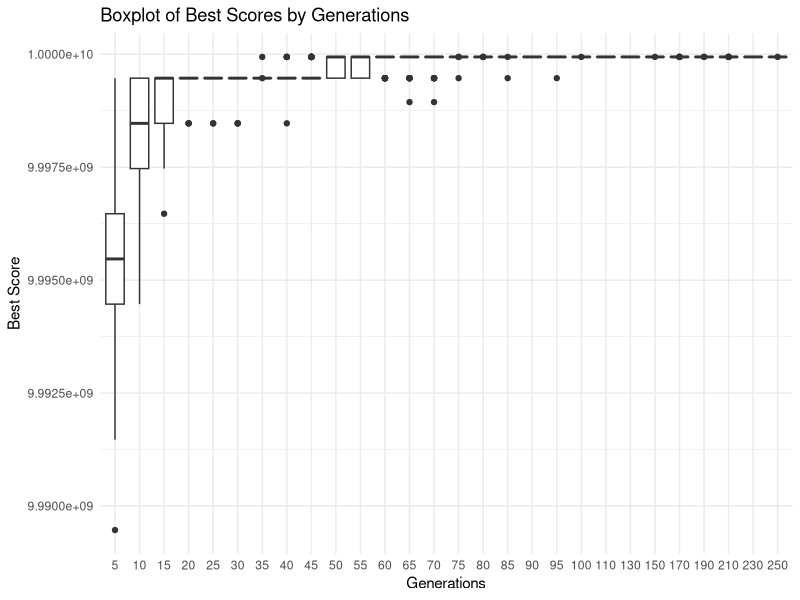
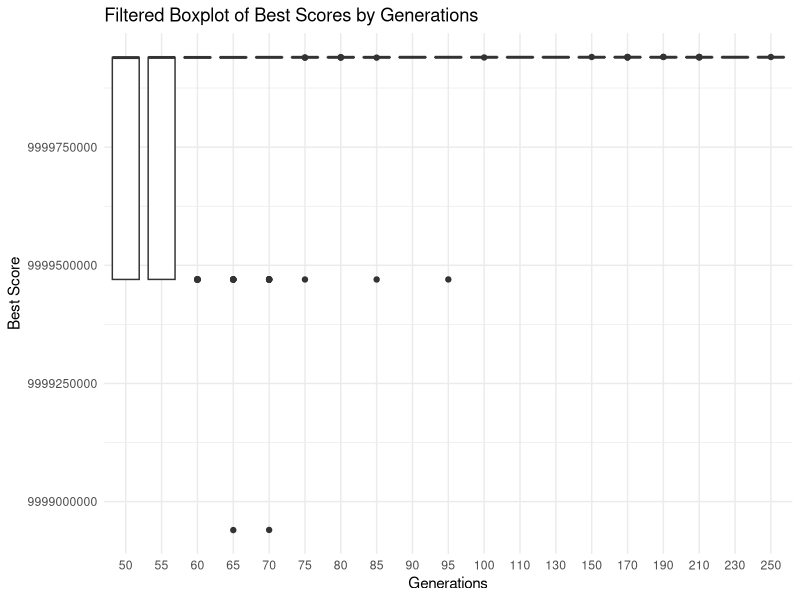
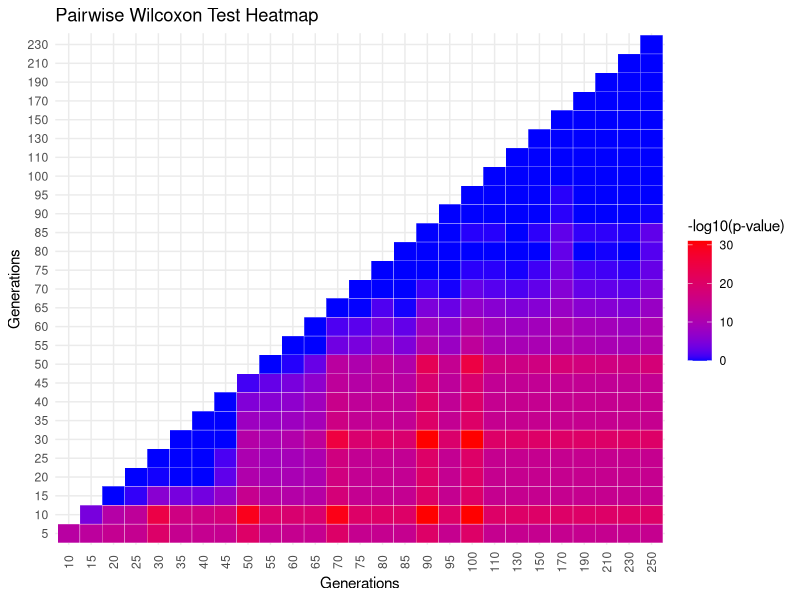

R code for these plots, in order:
## ---- chunk 1
library(ggplot2)
library(reshape2)

data <- read.csv("knapsack_results_250base_inc20.csv")
filtered_data <- subset(data,!(generations %in% c(5,10,15,20,25,30,35,40,45)))

# boxplot
ggplot(data, aes(x = as.factor(generations), y = best_score)) +
  geom_boxplot() +
  labs(title = "Boxplot of Best Scores by Generations",
       x = "Generations",
       y = "Best Score") +
  theme_minimal()

ggplot(filtered_data, aes(x = as.factor(generations), y = best_score)) +
  geom_boxplot() +
  labs(title = "Filtered Boxplot of Best Scores by Generations",
       x = "Generations",
       y = "Best Score") +
  theme_minimal()


## ---- chunk 2
# p values

wilcox_results <- pairwise.wilcox.test(data$best_score,
                                        as.factor(data$generations),
                                        p.adjust.method = "bonferroni")
# full results hidden here
# print(wilcox_results)

library(knitr)
library(kableExtra)

# Extract Wilcoxon test results as a matrix
matrix_results <- wilcox_results$p.value

# Round the matrix_results to the nearest hundredth
rounded_matrix <- round(matrix_results, 2)

# Replace NA values with "-" for better readability
matrix_results[is.na(matrix_results)] <- "-"



kable(rounded_matrix, format = "latex", escape = FALSE) %>%
  kable_styling(full_width = FALSE, font_size = 2) %>%
  scroll_box(width = "100%", height = "400px")

# kable(matrix_results, format = "latex", escape = FALSE) %>%
#  kable_styling(full_width = FALSE, font_size = 8) %>%
#  scroll_box(width = "100%", height = "400px") 

# Convert Wilcoxon test results into a data frame
wilcox_matrix <- as.data.frame(as.table(wilcox_results$p.value))

# Rename columns for clarity
colnames(wilcox_matrix) <- c("Gen1", "Gen2", "P_Value")

# Remove NA values
wilcox_matrix <- na.omit(wilcox_matrix)

# Convert generations to numeric
wilcox_matrix$Gen1 <- as.numeric(as.character(wilcox_matrix$Gen1))
wilcox_matrix$Gen2 <- as.numeric(as.character(wilcox_matrix$Gen2))

# Create the heatmap
ggplot(wilcox_matrix, aes(x = factor(Gen1, levels = unique(wilcox_matrix$Gen1)),
                           y = factor(Gen2, levels = unique(wilcox_matrix$Gen2)),
                           fill = -log10(P_Value))) +
  geom_tile(color = "white") +
  scale_fill_gradient(low = "blue", high = "red", name = "-log10(p-value)") +
  labs(title = "Pairwise Wilcoxon Test Heatmap",
       x = "Generations",
       y = "Generations") +
  theme_minimal() +
  theme(axis.text.x = element_text(angle = 90, vjust = 0.5))
